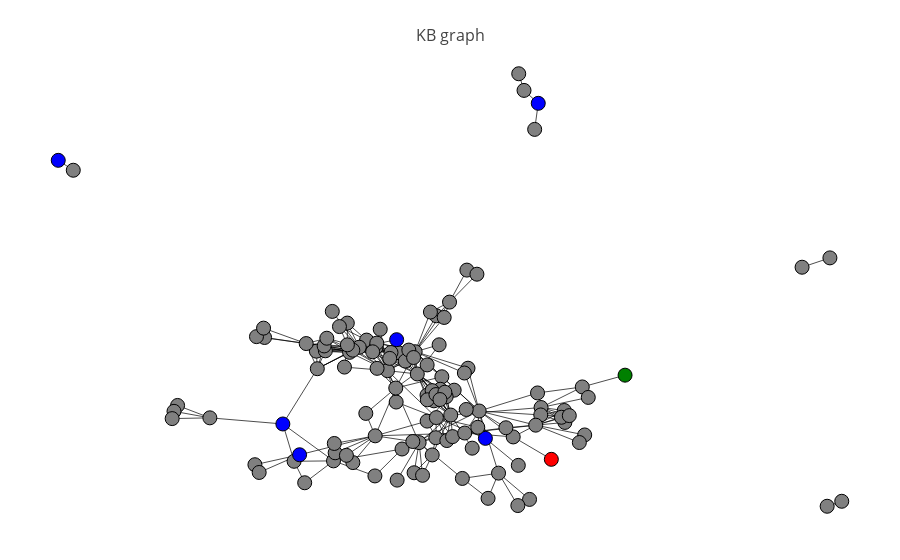

The notebook cell this image was saved under:
### Code cell
plot_idx = 0
plot_graph(df['graph'][plot_idx], df['answer'][plot_idx], df['target'][plot_idx], df['candidates'][plot_idx])

### Figure 1 — Plotly figure (JSON) as saved in the notebook; plotly's stock layout.template omitted (floating-point values rounded to 4 significant figures; data arrays with more than 128 entries replaced by an {"elided": "..."} marker saying what was removed)
{"data": [{"hoverinfo": "text", "line": {"color": "black", "width": 0.7}, "mode": "lines", "text": {"elided": "328 rows, 18402 str values in total"}, "type": "scatter", "x": {"elided": "984 float values"}, "y": {"elided": "984 float values"}}, {"hoverinfo": "text", "marker": {"color": ["grey", "grey", "grey", "grey", "grey", "grey", "grey", "grey", "blue", "grey", "grey", "grey", "grey", "grey", "grey", "grey", "grey", "grey", "grey", "grey", "grey", "grey", "grey", "grey", "grey", "grey", "grey", "grey", "grey", "grey", "grey", "grey", "grey", "grey", "blue", "grey", "green", "grey", "grey", "grey", "grey", "grey", "grey", "grey", "grey", "grey", "grey", "grey", "grey", "grey", "grey", "grey", "grey", "red", "grey", "grey", "grey", "grey", "grey", "grey", "grey", "grey", "grey", "grey", "grey", "grey", "grey", "blue", "grey", "grey", "grey", "grey", "grey", "grey", "grey", "grey", "grey", "grey", "grey", "grey", "grey", "grey", "grey", "grey", "grey", "grey", "grey", "grey", "grey", "grey", "grey", "grey", "grey", "grey", "grey", "grey", "grey", "grey", "grey", "grey", "blue", "grey", "grey", "blue", "grey", "grey", "grey", "grey", "grey", "grey", "grey", "grey", "grey", "grey", "grey", "grey", "grey", "grey", "grey", "grey", "grey", "blue", "grey", "grey", "grey"], "line": {"color": "black", "width": 1}, "size": 14}, "mode": "markers", "text": ["P01308", "AGE1", "AGE3", "AGE2", "P51606", "Q06609", "P43351", "P21554", "DB00820", "P37840", "A53T", "Q9BXM7", "P16104", "A30P", "Q05940", "P16070", "P06702", "P05109", "P35610", "P05231", "P05113", "P01579", "P05112", "P13232", "Q16552", "P15692", "P60568", "DB00102", "Q00978", "Q13651", "P42224", "P01375", "P35367", "Q01959", "DB04844", "P04626", "DB00072", "P42336", "P60484", "P17936", "P05019", "P11", "P35225", "P13500", "DB01285", "DB00107", "O76074", "Q8NE62", "P29474", "P63165", "Q96B01", "HT1080", "P11388", "DB00773", "P35228", "DB05812", "CYP17A", "P04637", "P12830", "Q13315", "P38398", "P51587", "BRCA3", "Q00987", "P12956", "P49959", "P49917", "DB02546", "Q9UBN7", "CB2", "SR144528", "SR141716A", "P09341", "P13501", "P10147", "MKN74", "P40763", "P27540", "AR100", "P00533", "DB04468", "DB00947", "K373", "Q96EB6", "P10747", "P40933", "Q9Y6W8", "Q9HBE4", "P18621", "Q9BQ51", "P01730", "Q9NZQ7", "P42229", "O75030", "Q8N5A5", "Q86UG4", "MG132", "S73A", "DB00133", "K201R", "DB00588", "P35638", "DB00624", "DB02901", "O43633", "DB01128", "P05093", "P05181", "P09488", "P03372", "P11511", "P18887", "P21964", "O43542", "P50613", "P00492", "P38936", "CIP1", "P08253", "P14780", "Q04656", "DB00338", "P20648", "Q9Y275", "Q9Y6X2"], "type": "scatter", "x": [-0.0119, -0.02397, -0.003759, 0.01939, -0.06454, 0.028, 0.06366, -0.5127, -0.338, 0.1781, 0.2523, 0.2243, 0.1318, 0.153, 0.09153, 0.1151, 0.1024, 0.1264, 0.06083, -0.02141, -0.1377, -0.1152, -0.1552, -0.1784, -0.1132, -0.0876, -0.1706, -0.1231, 0.02938, 0.04803, 0.01512, -0.0163, 0.03596, -0.8396, -0.8755, 0.3785, 0.4809, 0.3928, 0.2798, -0.1836, -0.1906, -0.1838, -0.2026, -0.0618, -0.07925, -0.08233, -0.2858, -0.3112, -0.2169, 0.007247, 0.1008, 0.07189, 0.2132, 0.3044, 0.04244, 0.9994, 0.9645, 0.3354, 0.2792, 0.267, 0.3368, 0.3286, 0.3474, -0.06687, 0.02937, 0.05438, 0.06801, 0.1467, 0.1284, -0.5899, -0.5985, -0.6029, -0.04513, -0.03658, -0.02519, 0.2714, -0.06785, -0.1125, -0.105, 0.007245, 0.9045, 0.9711, -0.05284, -0.1177, -0.2579, -0.2363, -0.2556, -0.2393, -0.2822, -0.3818, -0.4011, -0.3842, -0.2328, -0.1171, -0.1705, -0.2129, -0.2149, -0.02702, 0.09716, -0.1859, -0.06576, 0.2254, 0.2646, 0.2731, 0.2391, 0.2264, 0.006939, 0.03859, 0.02354, 0.01918, 0.05275, 0.007685, 0.02833, 0.04964, 0.03789, 0.1957, 0.3843, 0.3715, 0.105, 0.09636, -0.4049, -0.298, -0.3947, -0.2197, -0.1395], "y": [-0.1876, -0.2847, -0.293, -0.2273, -0.3084, -0.1718, -0.09883, -0.1078, -0.1276, -0.2858, -0.3705, -0.3902, -0.0858, -0.367, -0.3029, -0.2055, 0.3678, 0.3546, 0.2648, 0.1051, 0.1425, 0.1188, 0.1194, 0.103, 0.1328, 0.04404, 0.11, 0.1048, 0.2207, 0.2154, 0.2328, 0.0334, 0.1273, 0.6893, 0.7212, -0.008387, 0.02954, -0.04207, -0.07455, 0.1273, 0.0556, 0.1973, 0.186, 0.1021, 0.1025, 0.08353, -0.3168, -0.2477, -0.2464, -0.1183, -0.08089, -0.01875, -0.1693, -0.2414, 0.02442, -0.3765, -0.3925, -0.08413, -0.09853, -0.1314, -0.1226, -0.1059, -0.1007, -0.05698, -0.1071, -0.181, -0.1683, -0.1739, -0.1382, -0.06794, -0.08686, -0.1103, 0.07491, 0.1104, 0.08639, -0.02771, -0.01191, 0.05149, 0.1774, 0.06251, 0.3771, 0.4072, -0.2082, -0.2949, 0.1068, 0.108, 0.05034, 0.1236, 0.1313, 0.1508, 0.1536, 0.181, 0.1485, -0.1657, -0.2519, -0.2203, -0.1904, -0.1841, -0.1567, -0.2286, 0.1438, -0.2609, 0.8209, 0.9048, 0.9464, 1, -0.03481, -0.01582, -0.05306, -0.02012, -0.03989, -0.04973, -0.03292, -0.02534, -0.04898, -0.1397, -0.1629, -0.1873, 0.052, 0.03653, -0.2587, -0.2267, -0.2837, 0.2348, -0.09355]}], "layout": {"hovermode": "closest", "margin": {"b": 20, "l": 5, "r": 5, "t": 40}, "showlegend": false, "title": "<br>KB graph", "titlefont": {"size": 16}, "xaxis": {"showgrid": false, "showticklabels": false, "zeroline": false}, "yaxis": {"showgrid": false, "showticklabels": false, "zeroline": false}}}
